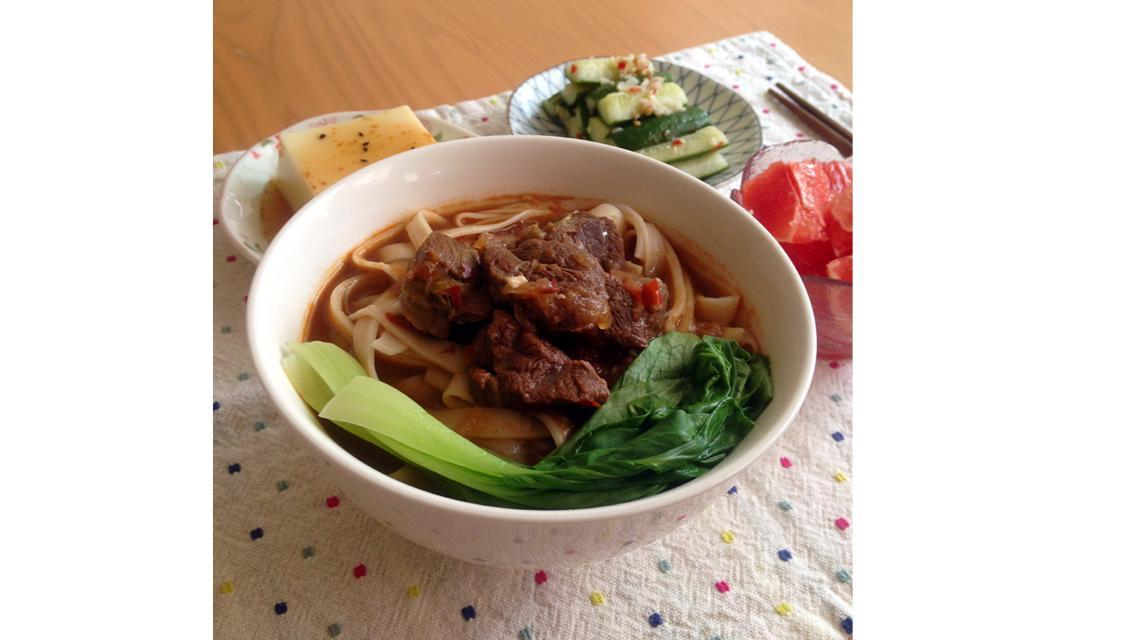
#> input picture 120364.jpg, 1136 x 640 px
$ jupyter execute 'food depth.ipynb'
#> lines starting #> are read from the running program, lines starting #| are printed output that depends on the picture; after the words box and inside, x2 and y2 are one past the last pixel; in counts of white or black regions, pixels touching at a corner belong together
[cell 1]
import cv2
import numpy as np

def load_image(file_path):
    image = cv2.imread(file_path)
    return image

def preprocess_image(image):
    gray_image = cv2.cvtColor(image, cv2.COLOR_BGR2GRAY)
    blurred_image = cv2.GaussianBlur(gray_image, (7, 7), 0)
    return blurred_image

def detect_food_area(image):
    _, thresholded = cv2.threshold(image, 60, 255, cv2.THRESH_BINARY_INV)
    contours, _ = cv2.findContours(thresholded, cv2.RETR_EXTERNAL, cv2.CHAIN_APPROX_SIMPLE)
    largest_contour = max(contours, key=cv2.contourArea)
    area = cv2.contourArea(largest_contour)
    return area, largest_contour

def estimate_volume(area_pixels, calibration_factor, bowl_depth):
    # Convert pixel area to physical area in square cm (example calibration factor)
    area_cm2 = area_pixels * calibration_factor
    # Estimating volume assuming a uniform food depth (simplification)
    volume_cm3 = area_cm2 * bowl_depth
    return volume_cm3

def main():
    file_path = "./120364.jpg"  # Replace with your image file path
    image = load_image(file_path)
#> in load_image, image is the input picture: shape (640, 1136, 3); mean B, G, R 167.6, 182, 198
    preprocessed_image = preprocess_image(image)
#> in preprocess_image, `gray_image = cv2.cvtColor(image, cv2.COLOR_BGR2GRAY)`:
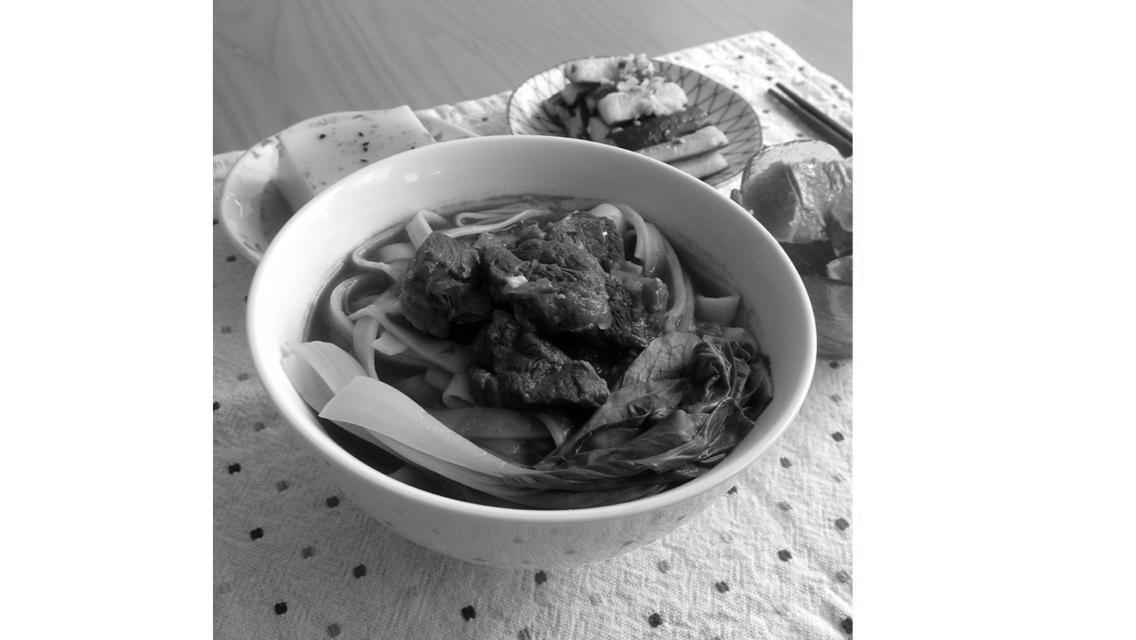
#> gray_image: shape (640, 1136); min 0, max 255, mean 185.1
    food_area, food_contour = detect_food_area(preprocessed_image)
#> in detect_food_area, `_, thresholded = cv2.threshold(image, 60, 255, cv2.THRESH_BINARY_INV)`:
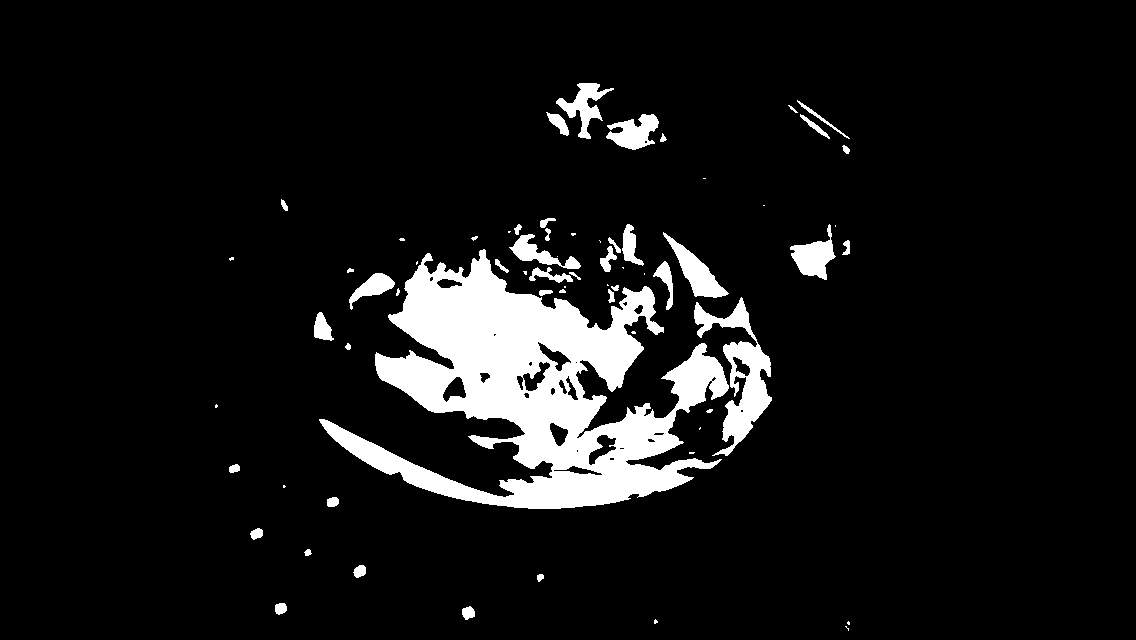
#> thresholded: shape (640, 1136); 8.2% white; 67 white regions (23 under 20 px)
#> in detect_food_area, `contours, _ = cv2.findContours(thresholded, cv2.RETR_EXTERNAL, cv2.CHA..`: contours = 67 contours, 30 with area under 20; largest, box (x1, y1, x2, y2) and area: (319, 249, 729, 509) 46166, (694, 297, 772, 456) 3945, (663, 232, 729, 298) 1296, (790, 224, 836, 280) 1132, (606, 114, 659, 150) 1030
#> in detect_food_area, `largest_contour = max(contours, key=cv2.contourArea)`: largest_contour = contour of 1507 points, box (x1, y1, x2, y2) (319, 249, 729, 509), area 46166
#> in detect_food_area, `area = cv2.contourArea(largest_contour)`: area = 46165.5
#> food_area = 46165.5; food_contour has the same summary as largest_contour in detect_food_area

    # Example calibration factor and bowl depth
    calibration_factor = 0.05  # square cm per pixel, needs actual calibration
    bowl_depth = 5  # cm, assuming known or measured separately

    volume = estimate_volume(food_area, calibration_factor, bowl_depth)
#> in estimate_volume, `area_cm2 = area_pixels * calibration_factor`: area_cm2 = 2308.3
#> in estimate_volume, `volume_cm3 = area_cm2 * bowl_depth`: volume_cm3 = 11541.4
#> volume = 11541.4
    print(f"Estimated volume of the food: {volume} cm³")
#| Estimated volume of the food: 11541.375 cm³

if __name__ == "__main__":
    main()
